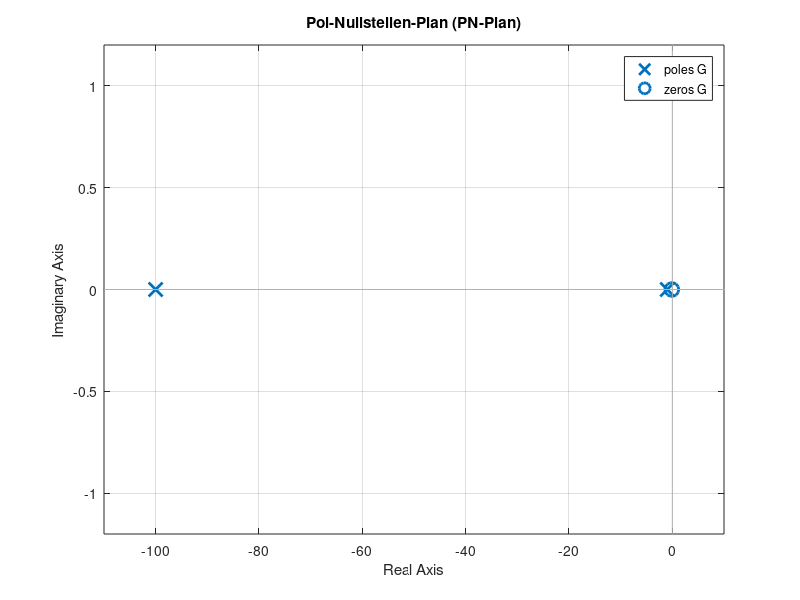
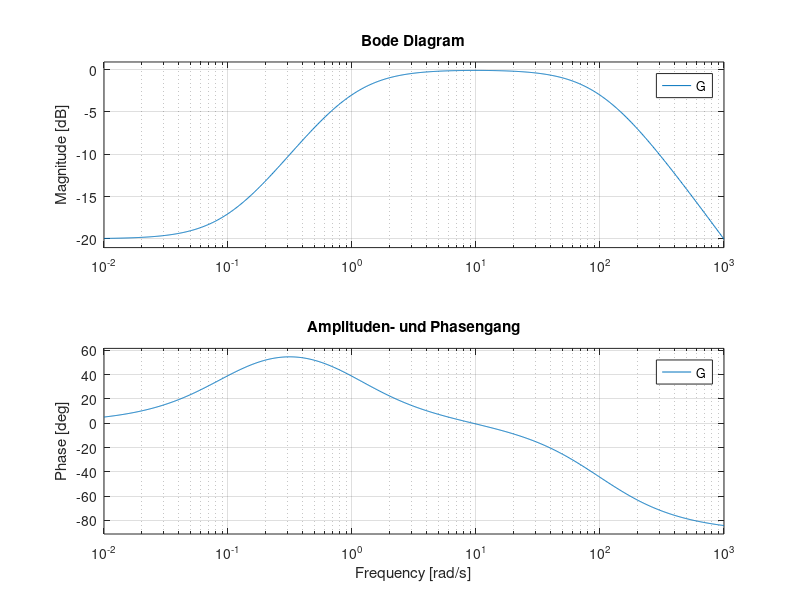
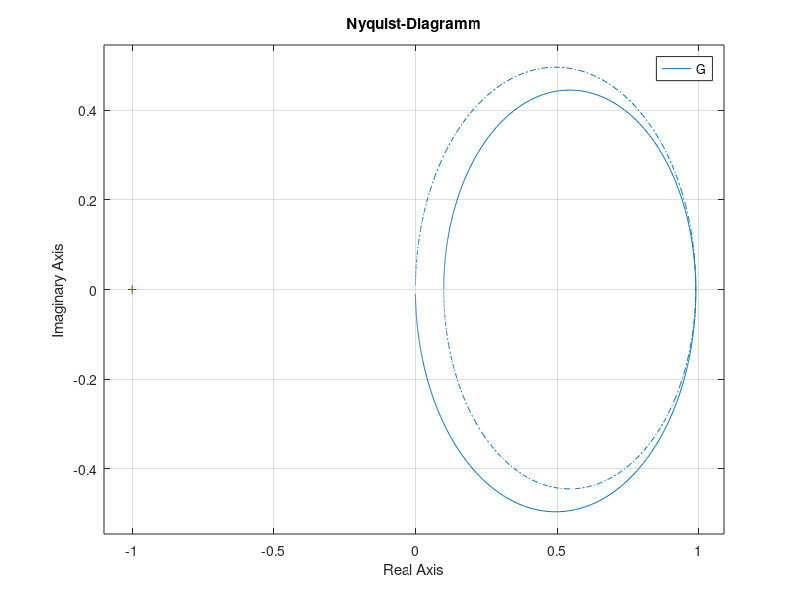

Source code (MATLAB) for these figures, in order:
%% -------------------------------
%  Übertragungsfunktion: G(s) = (1/5)*(s-200)/((s+2)*(s-20))
%% -------------------------------

clc; clear; close all;

% Zähler und Nenner polynome
num = 100*[1 +0.1];       % Zähler: (1/5)*(s - 200)
den = 1*(conv([1 1], [1 100])); % Nenner: (s+2)*(s-20)

% Übertragungsfunktion erstellen
G = tf(num, den);

disp('Übertragungsfunktion G(s):');
G

%% -------------------------------
%  Pol-Nullstellen-Plan
%% -------------------------------
figure('Name', 'Pol-Nullstellen-Plan');
pzmap(G);
grid on;
title('Pol-Nullstellen-Plan (PN-Plan)');

%% -------------------------------
%  Amplituden- und Phasengang (Bode)
%% -------------------------------
figure('Name', 'Bode-Diagramm');
bode(G);
grid on;
title('Amplituden- und Phasengang');

%% -------------------------------
%  Optional: Nyquist-Diagramm
%% -------------------------------
figure('Name', 'Nyquist-Diagramm');
nyquist(G);
grid on;
title('Nyquist-Diagramm');
